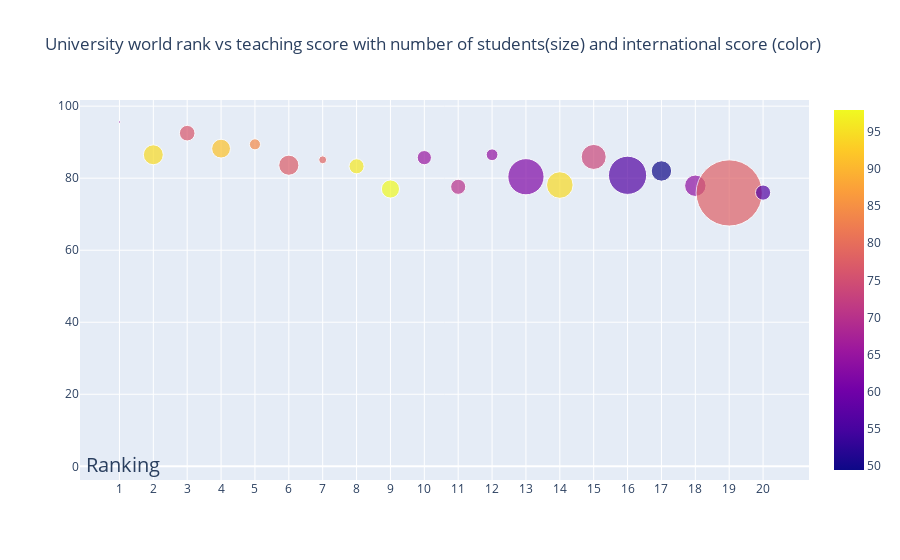

This figure's notebook cell:
### Markdown cell above
<h3><font color='#004b87'>Plotly Bubble Chart</font></h3>
<p></p>
<li>University world rank (first 20) vs teaching score with number of students(size) and international score (color) in 2016</li>
<li>Lets look at the number of students per university in 2016</li>
<li>This will have 1 trace sort of</li>
<li>Then build the layout</li>

### Code cell
# data preparation
df2016 = timesData[timesData.year == 2016].iloc[:20,:]
num_students_size  = [float(each.replace(',', '.')) for each in df2016.num_students]
international_color = [float(each) for each in df2016.international]
fig1 = {
  "data": [
    {
        'y': df2016.teaching,
        'x': df2016.world_rank,
        'mode': 'markers',
        'marker': {
            'color': international_color,
            'size': num_students_size,
            'showscale': True
        },
        "text" :  df2016.university_name    
    }],
  "layout": {
        "title":"University world rank vs teaching score with number of students(size) and international score (color)",
        "annotations": [
            { "font": { "size": 20},
              "showarrow": False,
              "text": "Ranking",
                "x": 0.10,
                "y": 0.5
            },
        ]
    }
}
iplot(fig1)

### Figure 1 — Plotly figure (JSON) as saved in the notebook; plotly's stock layout.template omitted (floating-point values rounded to 4 significant figures)
{"data": [{"marker": {"color": [64, 94.4, 76.3, 91.5, 84, 77.2, 78.5, 96, 97.9, 65, 70, 64.3, 61.9, 94.4, 73.5, 56.4, 49.5, 63.9, 77.8, 56.5], "showscale": true, "size": [2.243, 19.92, 15.6, 18.81, 11.07, 20.15, 7.929, 15.06, 18.18, 14.22, 15.13, 11.75, 36.19, 26.61, 25.05, 38.21, 20.38, 21.42, 66.2, 15.17]}, "mode": "markers", "text": ["California Institute of Technology", "University of Oxford", "Stanford University", "University of Cambridge", "Massachusetts Institute of Technology", "Harvard University", "Princeton University", "Imperial College London", "ETH Zurich – Swiss Federal Institute of Technology Zurich", "University of Chicago", "Johns Hopkins University", "Yale University", "University of California, Berkeley", "University College London", "Columbia University", "University of California, Los Angeles", "University of Pennsylvania", "Cornell University", "University of Toronto", "Duke University"], "type": "scatter", "x": ["1", "2", "3", "4", "5", "6", "7", "8", "9", "10", "11", "12", "13", "14", "15", "16", "17", "18", "19", "20"], "y": [95.6, 86.5, 92.5, 88.2, 89.4, 83.6, 85.1, 83.3, 77, 85.7, 77.6, 86.5, 80.4, 78.1, 85.9, 80.8, 82, 77.9, 75.9, 76]}], "layout": {"annotations": [{"font": {"size": 20}, "showarrow": false, "text": "Ranking", "x": 0.1, "y": 0.5}], "title": {"text": "University world rank vs teaching score with number of students(size) and international score (color)"}}}
